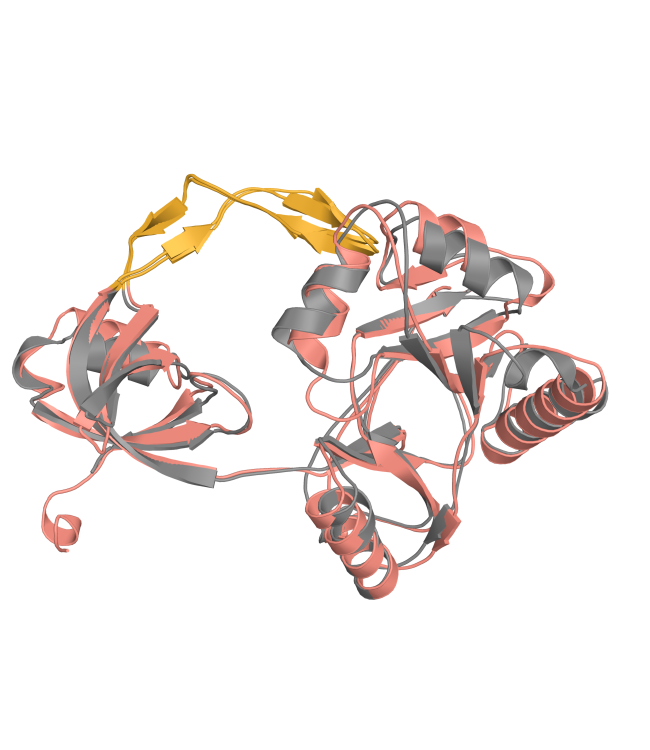
#> input picture Figures/figure_ORF55/figures/latch/context_1.png, 1300 x 1500 px (shown at 1/2 size)
$ python -i 03_assemble_figure.py   (imports and definitions only)
#> lines starting #> are read from the running program, lines starting #| are printed output that depends on the picture; after the words box and inside, x2 and y2 are one past the last pixel; in counts of white or black regions, pixels touching at a corner belong together
"""Assemble Figure 3 from the PyMOL renders (pure matplotlib, no PyMOL).

  Panel A : 2 rows x 2 columns of structure views
            row 1  ORF55 + DNA            (AlphaFold 3)
            row 2  Chlorella ligase + DNA (PDB 2Q2U)
            column 2 is column 1 rotated 90 deg about the horizontal axis
            (DNA: blue backbone tube + base-pair sticks)
  Panel B : residue-by-residue ORF55 (coral) vs Chlorella-virus ligase (grey)
            - adenylylation active site (8)         02_render_panelB.py
            - nick recognition (2)
            - substrate & clamp geometry (3)
            - OB-domain latch: global overview (latch gold in the superimposed
              folds) + magnified latch superposition   04_render_latch.py

INPUTS
  figures/panelA/row{1,2}_col{1,2}.png   from 01_render_panelA.py
  figures/panelB/<order>_<label>.png     from 02_render_panelB.py
  figures/latch/{context_1,zoom}.png     from 04_render_latch.py
  data/active_site_residues.tsv, data/latch_residues.tsv   labels, grouping, BLOSUM62 scores

Run:  python3 scripts/03_assemble_figure.py
Out:  figures/Figure3.png  figures/Figure3.pdf  figures/Figure3.svg
"""
import csv
import os
import sys

import matplotlib
# [1 line not run here, left out]
import matplotlib.pyplot as plt
from matplotlib.patches import Arc, Polygon, Rectangle
import numpy as np
from PIL import Image

# [4 lines not run here, left out]
import figconfig as cfg

ROOT = os.path.dirname(sys.path[0])
PA   = os.path.join(ROOT, "figures", "panelA")
PB   = os.path.join(ROOT, "figures", "panelB")
PL   = os.path.join(ROOT, "figures", "latch")
OUT  = os.path.join(ROOT, "figures")

CORAL = cfg.ORF55_COLOR
GREY  = cfg.LIGASE_COLOR
GOLD  = "#E0A32B"                 # OB-domain latch highlight (matches 04_render_latch.py)
INK   = "#242424"
MUTE  = "#8c8c8c"

# [5 lines not run here, left out]

# Figure size (inches) and layout constants, all in figure-fraction units:
# FW/FH = canvas width/height; L/R = left/right margins of the content area;
# CG = gap between neighbouring images.
FW, FH = 7.20, 8.6
L, R = 0.052, 0.992
CG = 0.006


# --------------------------------------------------------------- helpers ------
def load_img(path, crop=True, pad_frac=0.02):
    """Load a transparent PyMOL PNG onto white and (optionally) auto-crop the white
    margin, keeping `pad_frac` of padding. Returns an RGB numpy array."""
#> called with crop = True, pad_frac = 0.03
    im = Image.open(path).convert("RGBA")
#> im is the input picture: PIL image 1300x1500 RGBA; mean R, G, B, A 241, 234.2, 231.6, 36.9
    bg = Image.new("RGBA", im.size, (255, 255, 255, 255))
#> bg: PIL image 1300x1500 RGBA; every value is 255
    bg.alpha_composite(im)
    rgb = bg.convert("RGB")
    if crop:
        arr = np.asarray(rgb)
        mask = np.any(arr < 246, axis=2)
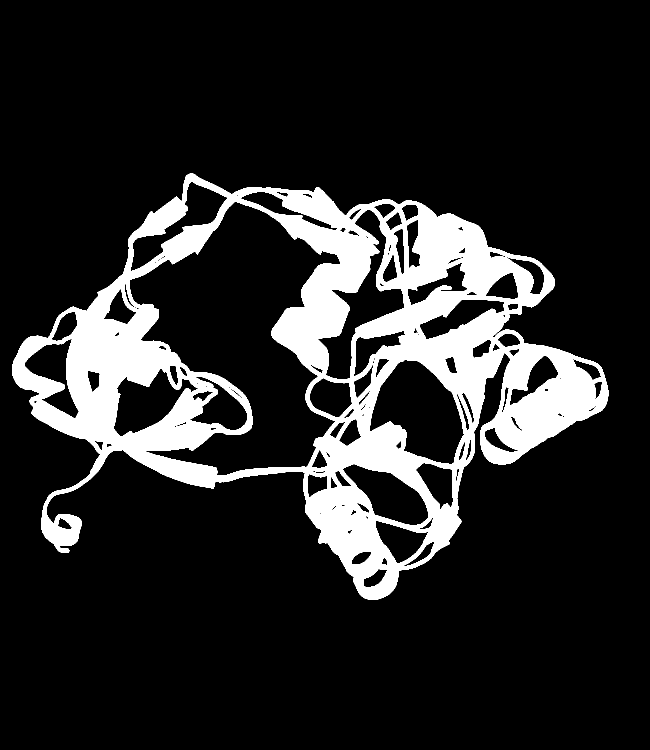
#> mask: shape (1500, 1300) bool (shown at 1/2 size); 15.1% white; 1 white region, box (x1, y1, x2, y2) and area: (24, 347, 1217, 1200) 295261
        if mask.any():
            ys, xs = np.where(mask)
            y0, y1, x0, x1 = ys.min(), ys.max() + 1, xs.min(), xs.max() + 1
#> y0 = 347; y1 = 1200; x0 = 24; x1 = 1217
            py = int((y1 - y0) * pad_frac) + 3
#> py = 28
            px = int((x1 - x0) * pad_frac) + 3
#> px = 38
            rgb = rgb.crop((max(0, x0 - px), max(0, y0 - py),
                            min(arr.shape[1], x1 + px), min(arr.shape[0], y1 + py)))
#> rgb: PIL image 1255x909 RGB
    return np.asarray(rgb)


# [50 lines left out: functions img_ax, rot_icon, colour_key, not called in this run]


# --------------------------------------------------------------- data --------
# Residue tables drive panel B: ordering, group, label, identity and BLOSUM62 score.
# [4 lines not run here, left out]

ROW_LABELS = ["ORF55 + DNA  (AF3)", "Ligase + DNA  (2Q2U)"]

# --------------------------------------------------------------- layout ------
fig = plt.figure(figsize=(FW, FH))
# [1 line not run here, left out]

# ============================ Panel A : 2 rows x 2 columns ===================
ncol, nrow = cfg.N_COLS, 2
A_top = 0.990
ah, RG = 0.210, 0.004
A_bot = A_top - nrow * ah - (nrow - 1) * RG
aw = 0.405
ax0 = L + 0.012                                   # small indent past the "A"
# [16 lines not run here, left out]

# ============================ Panel B =======================================
A_B_GAP = 0.055                                   # (c) breathing room A -> B
# [2 lines not run here, left out]

# [3 lines that did not run here, left out]
BW = (R - L - 7 * CG) / 8                          # 8 insets across the full row
grouplab_pad = 0.030                               # header sits well above the residue labels
lab_pad = 0.006
row_v_gap = 0.056

by_group = {}
# [2 lines not run here, left out]


# [28 lines left out: functions group_header, draw_cluster, not called in this run]


y = A_bot - A_B_GAP - 0.010

# [1 line that did not run here, left out]
# [1 line not run here, left out]

# [1 line that did not run here, left out]
# [1 line that did not run here, left out]
row_top = y
# [1 line that did not run here, left out]
# [1 line not run here, left out]
# [1 line that did not run here, left out]

# ---- OB-domain latch : global overview + magnified ----
# [2 lines not run here, left out]

ctx = load_img(os.path.join(PL, "context_1.png"), crop=True, pad_frac=0.03)
zm  = load_img(os.path.join(PL, "zoom.png"),      crop=True, pad_frac=0.03)
#> call 2 of load_img, with crop = True, pad_frac = 0.03
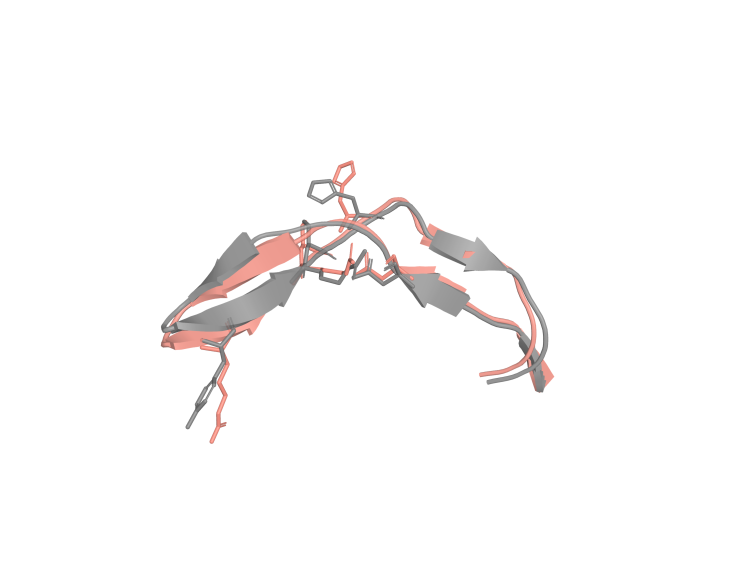
#> input picture Figures/figure_ORF55/figures/latch/zoom.png, 1500 x 1150 px (shown at 1/2 size)
#> in load_img, im is the input picture: PIL image 1500x1150 RGBA; mean R, G, B, A 249.8, 248.1, 247.8, 10.9
#> in load_img (call 2), `bg = Image.new("RGBA", im.size, (255, 255, 255, 255))`: bg: PIL image 1500x1150 RGBA; every value is 255
#> in load_img (call 2), `mask = np.any(arr < 246, axis=2)`:
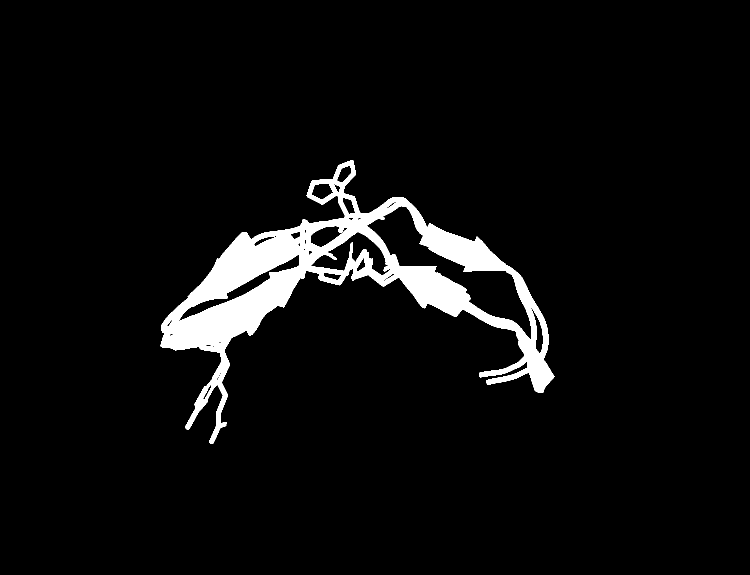
#> mask: shape (1150, 1500) bool (shown at 1/2 size); 5.1% white; 1 white region, box (x1, y1, x2, y2) and area: (321, 320, 1109, 888) 88132
#> in load_img (call 2), `y0, y1, x0, x1 = ys.min(), ys.max() + 1, xs.min(), xs.max() + 1`: y0 = 320; y1 = 888; x0 = 321; x1 = 1109
#> in load_img (call 2), `py = int((y1 - y0) * pad_frac) + 3`: py = 20
#> in load_img (call 2), `px = int((x1 - x0) * pad_frac) + 3`: px = 26
#> in load_img (call 2), `rgb = rgb.crop((max(0, x0 - px), max(0, y0 - py), min(arr.shape[1], x1..`:
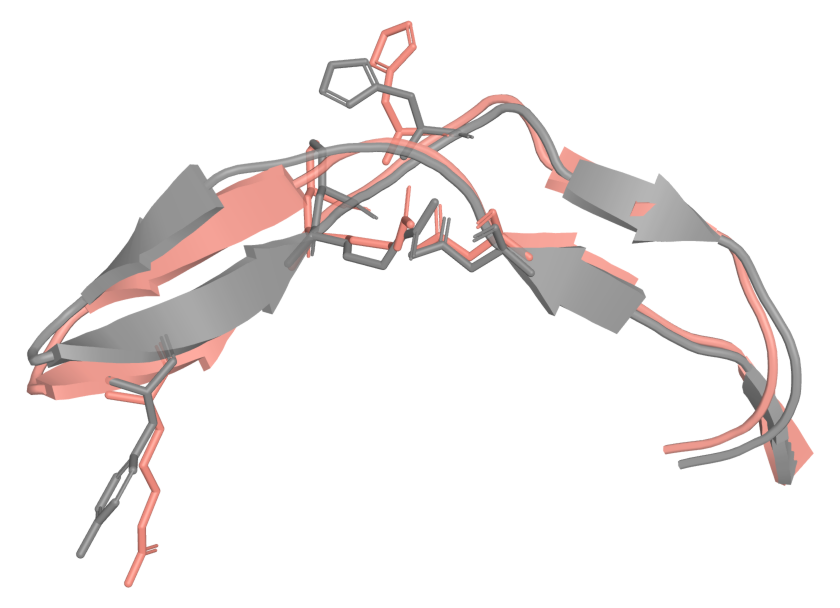
#> rgb: PIL image 840x608 RGB; mean R, G, B 241.7, 237, 236.4
lh, lgap = 0.205, 0.050                              # shared height drives the widths
lw1 = lh * FH * (ctx.shape[1] / ctx.shape[0]) / FW
#> lw1 = 0.338
lw2 = lh * FH * (zm.shape[1] / zm.shape[0]) / FW
#> lw2 = 0.338
lx0 = L + (R - L - lw1 - lw2 - lgap) / 2
#> lx0 = 0.159
# [17 lines not run here, left out]

>>> result = load_img('../figures/panelA/row1_col1.png')
#> call 3 of load_img, with path = '../figures/panelA/row1_col1.png', crop = True, pad_frac = 0.02
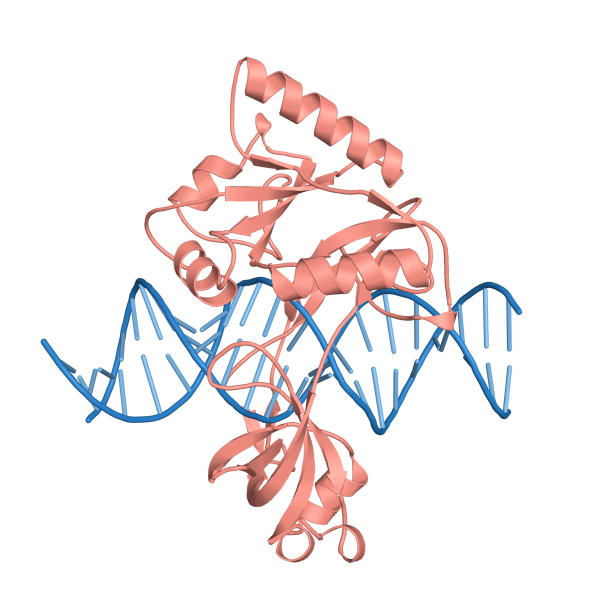
#> input picture Figures/figure_ORF55/figures/panelA/row1_col1.png, 1200 x 1200 px (shown at 1/2 size)
#> in load_img, im is the input picture: PIL image 1200x1200 RGBA; mean R, G, B, A 240.9, 234, 234.9, 36.5
#> in load_img (call 3), `bg = Image.new("RGBA", im.size, (255, 255, 255, 255))`: bg: PIL image 1200x1200 RGBA; every value is 255
#> in load_img (call 3), `mask = np.any(arr < 246, axis=2)`:
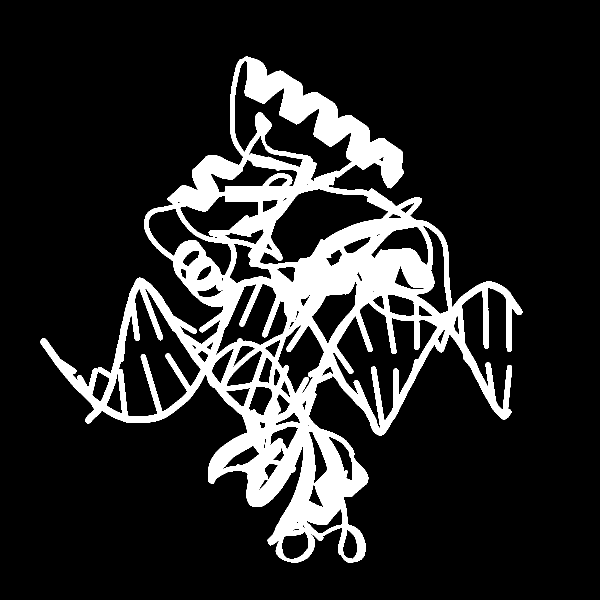
#> mask: shape (1200, 1200) bool (shown at 1/2 size); 15.3% white; 1 white region, box (x1, y1, x2, y2) and area: (81, 113, 1045, 1126) 219716
#> in load_img (call 3), `y0, y1, x0, x1 = ys.min(), ys.max() + 1, xs.min(), xs.max() + 1`: y0 = 113; y1 = 1126; x0 = 81; x1 = 1045
#> in load_img (call 3), `py = int((y1 - y0) * pad_frac) + 3`: py = 23
#> in load_img (call 3), `px = int((x1 - x0) * pad_frac) + 3`: px = 22
#> in load_img (call 3), `rgb = rgb.crop((max(0, x0 - px), max(0, y0 - py), min(arr.shape[1], x1..`:
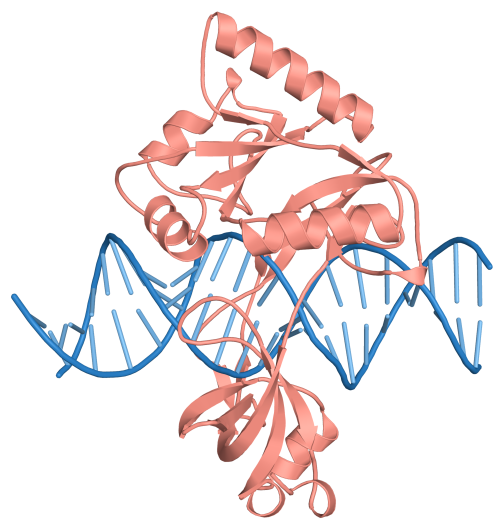
#> rgb: PIL image 1008x1059 RGB (shown at 1/2 size); mean R, G, B 239.8, 231, 232.1
